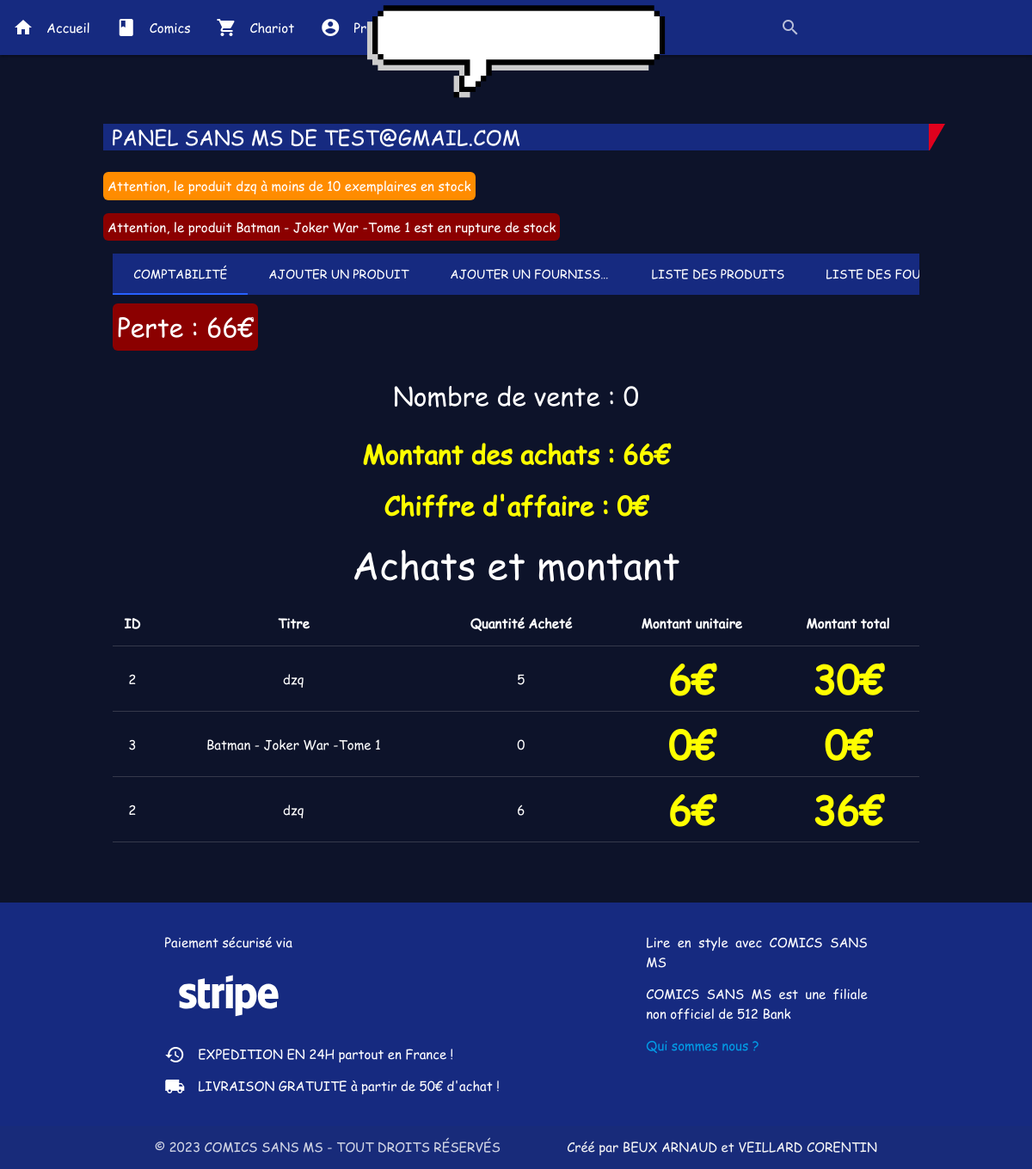
The page /adminZone.php (signed in) on the database its author committed.
### tables this page shows
CREATE TABLE products (
                          id INTEGER PRIMARY KEY not null,
                          ref varchar(255) not null,
                          title varchar(255) not null,
                          public_price float not null,
                          paid_price float not null,
                          description text,
                          image varchar(255),
                          pages int,
                          publisher varchar(255),
                          out_date varchar(255),
                          author varchar(255),
                          language varchar(255),
                          format varchar(255),
                          dimensions varchar(255),
                          category varchar(255)
);

CREATE TABLE "gestionStock"
(
    product_id INT not null
        references products,
    quantity   INT not null
);

### adminZone.php (the view, shortened to what this page needs)
<?php
require_once "head.php";
require_once "header.php";
require_once "SqlApi.php";
$sql = new SqlApi();
function detectQuantity($sql): int
{
    $allProducts = $sql->getProducts();
    $count = 0;
    foreach ($allProducts as $product) {
        if ($product['quantity'] !== null && $product['quantity'] !== "undefined" && $product['quantity'] < 10 && $product['quantity'] > 0) {
            echo "<p class='NotThatMuch'>Attention, le produit " . $product['title'] . " à moins de 10 exemplaires en stock</p>";
            $count++;
        }
        if ($product['quantity'] !== null && $product['quantity'] !== "undefined" && $product['quantity'] == 0) {
            echo "<p class='OutOfStock'>Attention, le produit " . $product['title'] . " est en rupture de stock</p>";
            $count++;
        }
    }
    return $count;
}
function showMessage($sql): void
{
    if (detectQuantity($sql) != 0) {
        echo "<script>Toastifycation('Vous avez des alertes de stock!','#ff0000')</script>";
    }
}
?>
<body>
<main>
    <h1>Panel Sans MS de <?php echo $_SESSION['email'] ?><span class="sprt s-category-border-rr inline-block"></span>
    </h1>
    <?php showMessage($sql);
    echo "<script>launchNotif()</script>"; ?>
    <div class="row">
        <div class="col s12">
            <ul class="tabs tabs-fixed-width">
                <li class="tab col s3"><a class="active" href="#compt">Comptabilité</a></li>
                <li class="tab col s3"><a href="#addproduct">Ajouter un produit</a></li>
                <li class="tab col s3"><a href="#addFour">Ajouter un fournisseur</a></li>
                <li class="tab col s3"><a href="#listProducts">Liste des produits</a></li>
                <li class="tab col s3"><a href="#listFour">Liste des fournisseurs</a></li>
            </ul>
        </div>
        <div id="compt" class="col s12">
            <p class="InStock soloInTheMiddle" id="benef">Bénéfice : <?php
                echo $sql->getBenefices();
                ?>€</p>
            <p class="soloInTheMiddle" id="NV">Nombre de vente : <?php
                echo $sql->getNbVente()
                ?></p>
            <p class="soloInTheMiddle priceFOnly" id="MA">Montant des achats : <?php
                echo $sql->getMA()
                ?>€</p>
            <p class="priceFOnly soloInTheMiddle" id="CA">Chiffre d'affaire : <?php
                echo $sql->getChiffreAffaire();
                ?>€</p>
            <h3 style="text-align: center">Achats et montant</h3>
            <?php
            echo $sql->getAchatsEtMontant();
            ?>
        </div>
    </div>
</main>
<?php
include 'footer.php';
?>
</body>

### SqlApi.php (shortened to what this page needs)
<?php
class SqlApi
{
    public function __construct()
    {
        $this->db = new PDO("sqlite:database.db");
        $this->db->setAttribute(PDO::ATTR_DEFAULT_FETCH_MODE, PDO::FETCH_ASSOC);
        $this->db->setAttribute(PDO::ATTR_ERRMODE, PDO::ERRMODE_EXCEPTION);
    }
    public function getProducts(): array
    {
        $result = $this->db->query("SELECT * FROM products");
        $result = $result->fetchAll();
        $qty = $this->db->query("SELECT products.id,quantity FROM gestionStock,products WHERE gestionStock.product_id=products.id");
        $qty = $qty->fetchAll();
        return array_map(function ($product) use ($qty) {
            foreach ($qty as $q) {
                if ($product['id'] == $q['id']) {
                    $product['quantity'] = $q['quantity'];
                }
            }
            return $product;
        }, $result);
    }
    public function getNbVente()
    {
        $result = $this->db->query("SELECT count(*) FROM facturation");
        $result = $result->fetch();
        return $result["count(*)"];
    }
    public function getChiffreAffaire()
    {
        $result = $this->db->query("SELECT sum(total) FROM facturation WHERE strftime('%Y',date) = strftime('%Y','now')");
        $result = $result->fetch();
        return $result["sum(total)"] == null ? 0 : $result["sum(total)"];
    }
    function getBenefices()
    {
        $totalVente = $this->db->query("SELECT sum(total) FROM facturation WHERE strftime('%Y',date) = strftime('%Y','now')");
        $totalVente = $totalVente->fetch();
        $result = $this->db->query("SELECT products.title,products.id,products.paid_price,gestionStock.quantity FROM products,gestionStock WHERE products.id = gestionStock.product_id");
        $result = $result->fetchAll();
        $result = array_map(function ($product) {
            $product["montant"] = $product["paid_price"] * $product["quantity"];
            return $product;
        }, $result);
        $result2 = $this->db->query("SELECT facturation.product_id,facturation.quantity FROM facturation INNER JOIN products ON facturation.product_id = products.id WHERE strftime('%Y',facturation.date) = strftime('%Y','now') GROUP BY facturation.product_id;");
        $result2 = $result2->fetchAll();
        $result = array_map(function ($product) use ($result2) {
            foreach ($result2 as $product2) {
                if ($product["id"] == $product2["product_id"]) {
                    $product["quantity"] += $product2["quantity"];
                    $product["montant"] = $product["paid_price"] * $product["quantity"];
                }
            }
            return $product;
        }, $result);
        return ($totalVente["sum(total)"] == null ? 0 : $totalVente["sum(total)"]) - array_reduce($result, function ($carry, $item) {
                return $carry + ($item["paid_price"] * $item["quantity"]);
            }, 0);
    }
    public function getMA(): int
    {
        $result = $this->db->query("SELECT products.title,products.id,products.paid_price,gestionStock.quantity FROM products,gestionStock WHERE products.id = gestionStock.product_id");
        $result = $result->fetchAll();
        $result = array_map(function ($product) {
            $product["montant"] = $product["paid_price"] * $product["quantity"];
            return $product;
        }, $result);
        $result2 = $this->db->query("SELECT facturation.product_id,facturation.quantity FROM facturation INNER JOIN products ON facturation.product_id = products.id WHERE strftime('%Y',facturation.date) = strftime('%Y','now') GROUP BY facturation.product_id;");
        $result2 = $result2->fetchAll();
        $result = array_map(function ($product) use ($result2) {
            foreach ($result2 as $product2) {
                if ($product["id"] == $product2["product_id"]) {
                    $product["quantity"] += $product2["quantity"];
                    $product["montant"] = $product["paid_price"] * $product["quantity"];
                }
            }
            return $product;
        }, $result);
        return array_reduce($result, function ($carry, $item) {
                return $carry + ($item["paid_price"] * $item["quantity"]);
            }, 0);
    }
    public function getAchatsEtMontant(): string
    {
        $result = $this->db->query("SELECT products.title,products.id,products.paid_price,gestionStock.quantity FROM products,gestionStock WHERE products.id = gestionStock.product_id");
        $result = $result->fetchAll();
        $result = array_map(function ($product) {
            $product["montant"] = $product["paid_price"] * $product["quantity"];
            return $product;
        }, $result);
        $result2 = $this->db->query("SELECT facturation.product_id,facturation.quantity FROM facturation INNER JOIN products ON facturation.product_id = products.id WHERE strftime('%Y',facturation.date) = strftime('%Y','now') GROUP BY facturation.product_id;");
        $result2 = $result2->fetchAll();
        $result = array_map(function ($product) use ($result2) {
            foreach ($result2 as $product2) {
                if ($product["id"] == $product2["product_id"]) {
                    $product["quantity"] += $product2["quantity"];
                    $product["montant"] = $product["paid_price"] * $product["quantity"];
                }
            }
            return $product;
        }, $result);
        $res = "<table id='achatMontant' class='responsive-table centered highlight'>
                    <thead>
                        <tr>
                            <th> ID</th>
                            <th> Titre</th>
                            <th> Quantité Acheté</th>
                            <th> Montant unitaire </th>
                            <th> Montant total </th>
                        </tr>
                    </thead>
                    <tbody>";
        foreach ($result as $product) {
            $res .= "<tr>
                        <td>" . $product["id"] . "</td>
                        <td>" . $product["title"] . "</td>
                        <td>" . $product["quantity"] . "</td>
                        <td class='priceFOnly'>" . $product["paid_price"] . "€</td>
                        <td class='priceFOnly'>" . $product["montant"] . "€</td>
                    </tr>";
        }
        $res .= "</tbody></table>";
        return $res;
    }
}

### assets/css/base.css (style rules this page uses)
:root { --color-primary: #162a80; --color-secondary: #0d132a; --color-tertiary: #1d3365; --text: #fff; }
body { display: flex; min-height: 100vh; flex-direction: column; }
html { box-sizing: border-box; scroll-behavior: smooth; }
main { flex: 1 0 auto; }
.tabs { background-color: var(--color-primary); }
.tabs .tab a:hover, .tabs .tab a.active { color: var(--text); }
.tabs .tab a { color: var(--text); }
#achatMontant { color: var(--text); text-align: center; margin: 0 auto; }
tr { border-bottom: 1px solid rgba(196, 196, 196, 0.22); }
.sprt { position: absolute; top: 0; right: -19px; }
.s-category-border-rr { width: 19px; height: 31px; background-position: -403px -5px; }
.sprt { background-image: url("../images/sprt.png"); background-color: transparent; background-repeat: no-repeat; }
h1 { position: relative; background: var(--color-primary); color: #ffffff; font-family: "Comic Sans MS",sans-serif; height: 31px; line-height: 31px; padding: 0 5px 0 10px; font-size: 24px; text-transform: uppercase; margin-top: 80px; }
.tabs-content.carousel.carousel-slider .carousel-item.active { position: relative; }
#benef,#CA,#NV,#MA { font-size: 2rem; text-align: center; }
body { font-family: 'Comic Sans MS', cursive, sans-serif; color: white; background: var(--color-secondary); }
.soloInTheMiddle { text-align: center; font-size: 2rem; color: white; }
.NotThatMuch { color: var(--text); background-color: darkorange; position: relative; max-width: fit-content; padding: 5px; border-radius: 6px; margin-top: 10px; transition: left .5s ease; }
.OutOfStock { color: white; background-color: darkred; position: relative; max-width: fit-content; padding: 5px; border-radius: 6px; margin-top: 10px; transition: left .5s ease; }
.priceFOnly { color: yellow; font-size: 3rem; font-weight: bold; line-height: 1; margin-top:5px; }
p { text-align: justify; }
main { margin: 0 auto; width: 80%; }

### rows shown on the page
products: title "dzq"
products: title "Batman - Joker War -Tome 1"
gestionstock: product "2", product.title "dzq", quantity "5", product.paid_price "6", montant "30"

### other values the page prints
$_SESSION['email'] "TEST@GMAIL.COM"
$sql->getNbVente() "0"
$sql->getMA() "66"
$sql->getChiffreAffaire() "0"
$product["id"] "3"
$product["title"] "Batman - Joker War -Tome 1"
$product["quantity"] "0"
$product["paid_price"] "0"
$product["montant"] "0"
$product["id"] "2"
$product["title"] "dzq"
$product["quantity"] "6"
$product["paid_price"] "6"
$product["montant"] "36"
